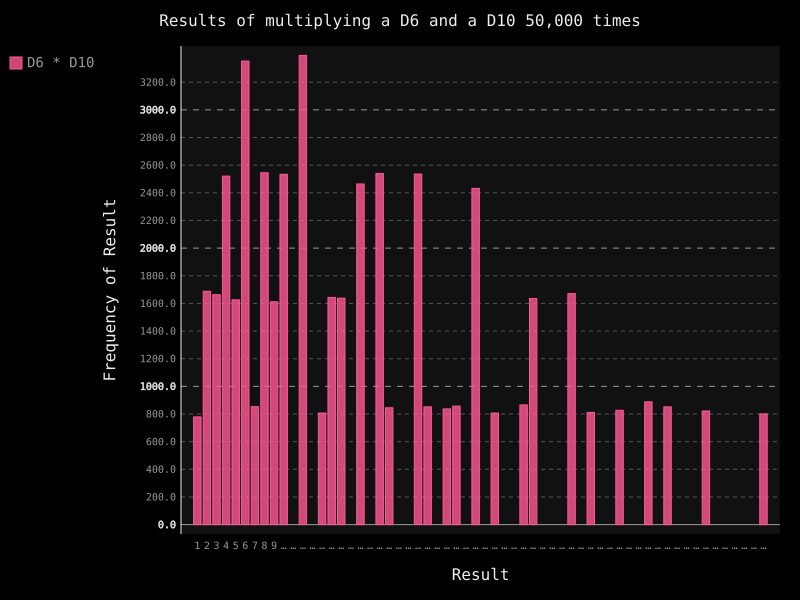

Write the Python code that produced this figure.
from die import Die

import pygal

# create a D6 and a D10
die_1 = Die()
die_2 = Die(10)

# roll the dice many times and keep the results in a list
results = []
for roll_num in range(50000):
    result = die_1.roll() * die_2.roll()
    results.append(result)

# analyze the results
frequencies = []
max_result = die_1.num_sides * die_2.num_sides
for value in range(1, max_result+1):
    frequency = results.count(value)
    frequencies.append(frequency)

# visualize
hist = pygal.Bar()

hist.title = "Results of multiplying a D6 and a D10 50,000 times"
hist.x_labels = []
for i in range(1, max_result+1):
    hist.x_labels.append(str(i))
hist.x_title = "Result"
hist.y_title = "Frequency of Result"

hist.add('D6 * D10', frequencies)
hist.render_to_file('multiply_dice_visual.svg')
